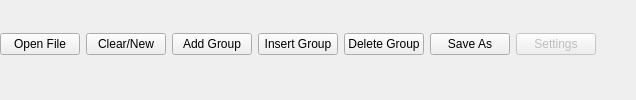
     <widget class="QFrame" name="mainButtons">
      <property name="sizePolicy">
       <sizepolicy hsizetype="Preferred" vsizetype="Preferred">
        <horstretch>0</horstretch>
        <verstretch>0</verstretch>
       </sizepolicy>
      </property>
      <layout class="QGridLayout" name="gridLayout_5">
       <property name="leftMargin">
        <number>0</number>
       </property>
       <property name="topMargin">
        <number>0</number>
       </property>
       <property name="rightMargin">
        <number>0</number>
       </property>
       <item row="0" column="0">
        <widget class="QPushButton" name="loadFilePushButton">
         <property name="minimumSize">
          <size>
           <width>80</width>
           <height>22</height>
          </size>
         </property>
         <property name="maximumSize">
          <size>
           <width>146</width>
           <height>16777215</height>
          </size>
         </property>
         <property name="text">
          <string>Open File</string>
         </property>
        </widget>
       </item>
       <item row="0" column="3">
        <widget class="QPushButton" name="insertGroupPushButton">
         <property name="minimumSize">
          <size>
           <width>80</width>
           <height>22</height>
          </size>
         </property>
         <property name="maximumSize">
          <size>
           <width>100</width>
           <height>16777215</height>
          </size>
         </property>
         <property name="text">
          <string>Insert Group</string>
         </property>
        </widget>
       </item>
       <item row="0" column="1">
        <widget class="QPushButton" name="newPushButton">
         <property name="minimumSize">
          <size>
           <width>80</width>
           <height>22</height>
          </size>
         </property>
         <property name="maximumSize">
          <size>
           <width>146</width>
           <height>16777215</height>
          </size>
         </property>
         <property name="text">
          <string>Clear/New</string>
         </property>
        </widget>
       </item>
       <item row="0" column="2">
        <widget class="QPushButton" name="addGroupPushButton">
         <property name="sizePolicy">
          <sizepolicy hsizetype="Minimum" vsizetype="Fixed">
           <horstretch>0</horstretch>
           <verstretch>0</verstretch>
          </sizepolicy>
         </property>
         <property name="minimumSize">
          <size>
           <width>80</width>
           <height>22</height>
          </size>
         </property>
         <property name="maximumSize">
          <size>
           <width>100</width>
           <height>16777215</height>
          </size>
         </property>
         <property name="text">
          <string>Add Group</string>
         </property>
        </widget>
       </item>
       <item row="0" column="6">
        <widget class="QPushButton" name="ColorPushButton">
         <property name="enabled">
          <bool>false</bool>
         </property>
         <property name="minimumSize">
          <size>
           <width>80</width>
           <height>22</height>
          </size>
         </property>
         <property name="text">
          <string>Settings</string>
         </property>
        </widget>
       </item>
       <item row="0" column="5">
        <widget class="QPushButton" name="saveAsPushButton">
         <property name="minimumSize">
          <size>
           <width>80</width>
           <height>22</height>
          </size>
         </property>
         <property name="maximumSize">
          <size>
           <width>100</width>
           <height>16777215</height>
          </size>
         </property>
         <property name="text">
          <string>Save As</string>
         </property>
        </widget>
       </item>
       <item row="0" column="4">
        <widget class="QPushButton" name="removeGroupPushButton">
         <property name="minimumSize">
          <size>
           <width>80</width>
           <height>22</height>
          </size>
         </property>
         <property name="maximumSize">
          <size>
           <width>100</width>
           <height>16777215</height>
          </size>
         </property>
         <property name="text">
          <string>Delete Group</string>
         </property>
        </widget>
       </item>
       <item row="0" column="7">
        <spacer name="horizontalSpacer">
         <property name="orientation">
          <enum>Qt::Horizontal</enum>
         </property>
         <property name="sizeHint" stdset="0">
          <size>
           <width>40</width>
           <height>20</height>
          </size>
         </property>
        </spacer>
       </item>
      </layout>
     </widget>
